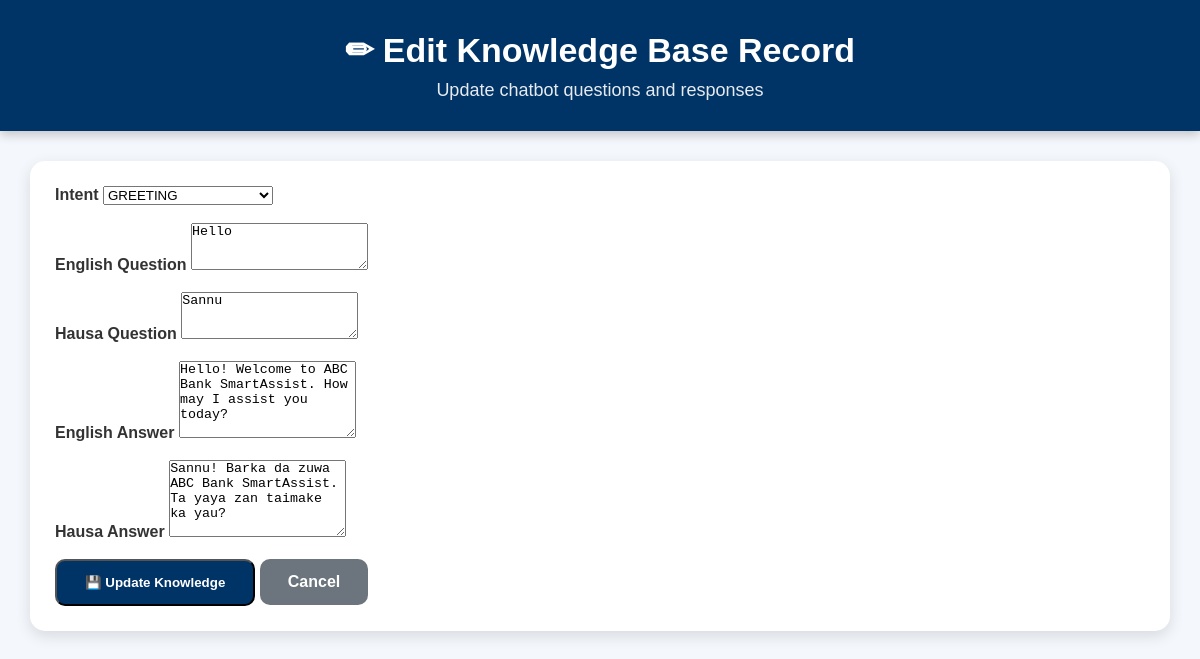
/knowledge/edit/33/ (signed in), run on the app's committed database.
### chatbot/models.py (models this page shows, shortened)
class KnowledgeBase(models.Model):
    intent = models.ForeignKey(Intent, on_delete=models.CASCADE)
    question_en = models.TextField()
    question_ha = models.TextField()
    answer_en = models.TextField()
    answer_ha = models.TextField()

class Intent(models.Model):
    intent_name = models.CharField(max_length=100)
    description = models.TextField()

### chatbot/knowledge_views.py (the view, shortened to what this page needs)
@login_required
def edit_knowledge(request, pk):
    knowledge = get_object_or_404(
        KnowledgeBase,
        pk=pk
    )
    intents = Intent.objects.all().order_by("intent_name")
    return render(
        request,
        "chatbot/edit_knowledge.html",
        {
            "knowledge": knowledge,
            "intents": intents
        }
    )

### chatbot/templates/chatbot/edit_knowledge.html (shortened to what this page needs)
{% load static %}
<!DOCTYPE html>
<html lang="en">
<head>
<link rel="stylesheet"
href="{% static 'dashboard/css/dashboard.css' %}">
</head>
<body>
<div class="header">
<h1>
✏ Edit Knowledge Base Record
</h1>
<p>
Update chatbot questions and responses
</p>
</div>
<div class="container">
<div class="chart-box">
<form method="POST">
<label><strong>Intent</strong></label>
<select name="intent" required>
{% for intent in intents %}
<option value="{{ intent.id }}"
{% if knowledge.intent.id == intent.id %}selected{% endif %}>
{{ intent.intent_name }}
</option>
{% endfor %}
</select>
<br><br>
<label><strong>English Question</strong></label>
<textarea
name="question_en"
rows="3"
required>{{ knowledge.question_en }}</textarea>
<br><br>
<label><strong>Hausa Question</strong></label>
<textarea
name="question_ha"
rows="3"
required>{{ knowledge.question_ha }}</textarea>
<br><br>
<label><strong>English Answer</strong></label>
<textarea
name="answer_en"
rows="5"
required>{{ knowledge.answer_en }}</textarea>
<br><br>
<label><strong>Hausa Answer</strong></label>
<textarea
name="answer_ha"
rows="5"
required>{{ knowledge.answer_ha }}</textarea>
<br><br>
<button
type="submit"
class="btn">
💾 Update Knowledge
</button>
<a
href="{% url 'knowledge_base' %}"
class="btn"
style="background:#6c757d;">
Cancel
</a>
</form>
</div>
</div>
</body>
</html>

### dashboard/static/dashboard/css/dashboard.css (style rules this page uses)
* { margin:0; padding:0; box-sizing:border-box; }
body { font-family:Arial, Helvetica, sans-serif; background:#f4f7fb; color:#333; }
.header { background:#003366; color:white; text-align:center; padding:30px; box-shadow:0 4px 10px rgba(0,0,0,.2); }
.header h1 { font-size:34px; margin-bottom:10px; }
.header p { font-size:18px; opacity:.9; }
.container { width:95%; max-width:1500px; margin:30px auto; }
.chart-box { background:white; padding:25px; margin-bottom:30px; border-radius:15px; box-shadow:0 5px 15px rgba(0,0,0,.12); }
.btn { display:inline-block; padding:14px 28px; background:#003366; color:white; text-decoration:none; border-radius:10px; font-weight:bold; transition:.3s; }

### data on the page
KnowledgeBase: intent "GREETING", question_en "Hello", question_ha "Sannu", answer_en "Hello! Welcome to ABC Bank SmartAssist. How may I assist you today?", answer_ha "Sannu! Barka da zuwa ABC Bank SmartAssist. Ta yaya zan taimake ka yau?"
